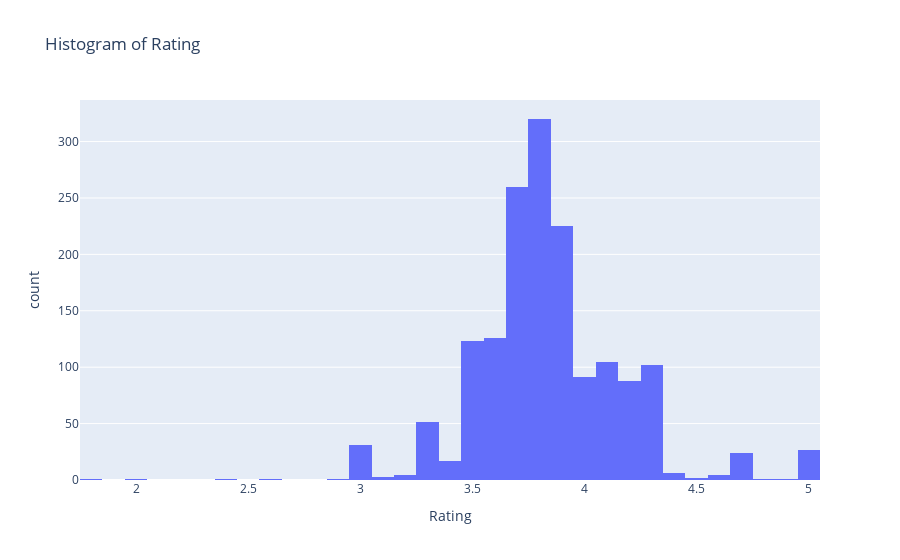

Here is the notebook cell this chart was saved with:
### Code cell
# Rating??
fig = px.histogram(new, x='Rating', nbins=50, title='Histogram of Rating')
fig.show()

### Figure 1 — Plotly figure (JSON) as saved in the notebook; plotly's stock layout.template omitted (floating-point values rounded to 4 significant figures; data arrays with more than 128 entries replaced by an {"elided": "..."} marker saying what was removed)
{"data": [{"alignmentgroup": "True", "bingroup": "x", "hovertemplate": "Rating=%{x}<br>count=%{y}<extra></extra>", "legendgroup": "", "marker": {"color": "#636efa", "pattern": {"shape": ""}}, "name": "", "nbinsx": 50, "offsetgroup": "", "orientation": "v", "showlegend": false, "type": "histogram", "x": {"elided": "1616 float values"}, "xaxis": "x", "yaxis": "y"}], "layout": {"barmode": "relative", "legend": {"tracegroupgap": 0}, "title": {"text": "Histogram of Rating"}, "xaxis": {"anchor": "y", "domain": [0, 1], "title": {"text": "Rating"}}, "yaxis": {"anchor": "x", "domain": [0, 1], "title": {"text": "count"}}}}
